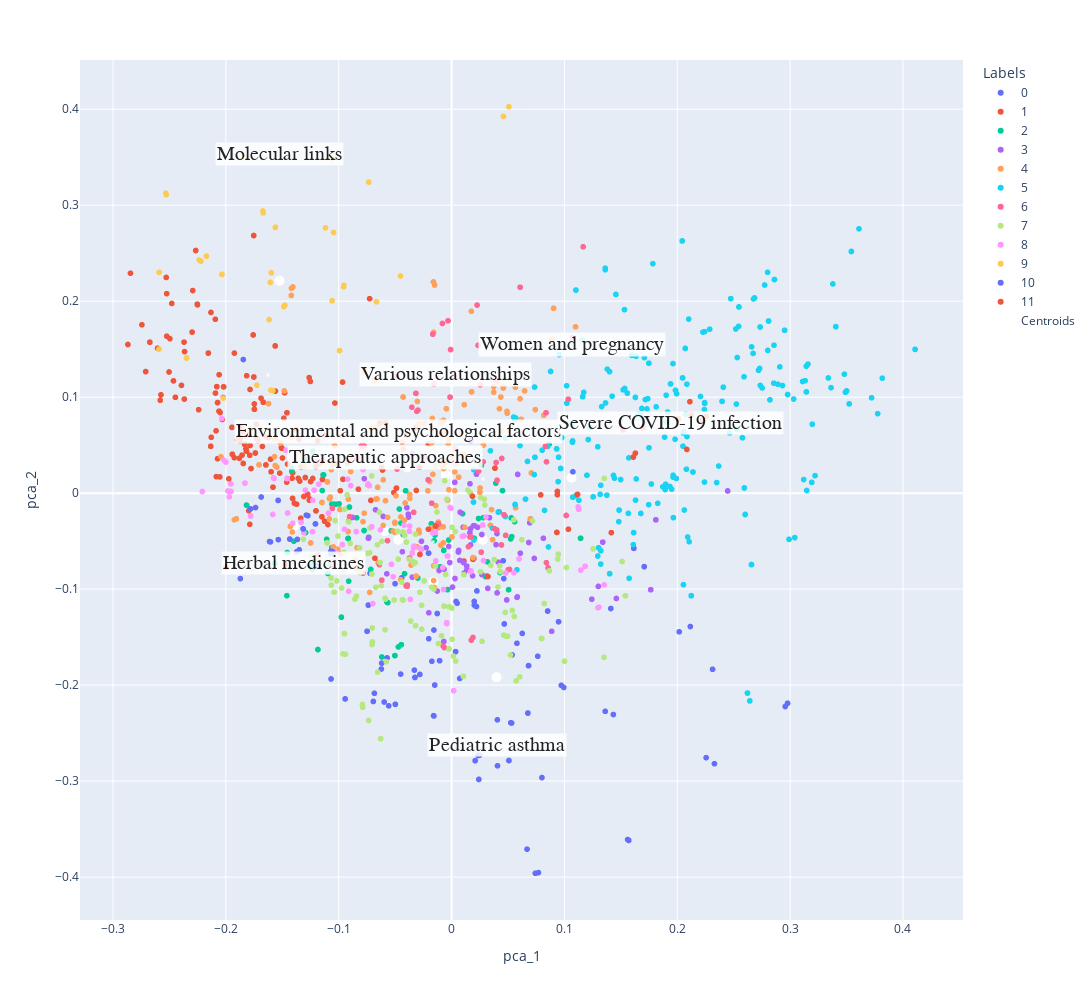

Notebook cell for this chart:
### Code cell
fig_clusters_after.update_layout(
    autosize=False,
    width=1100,
    height=1000)
